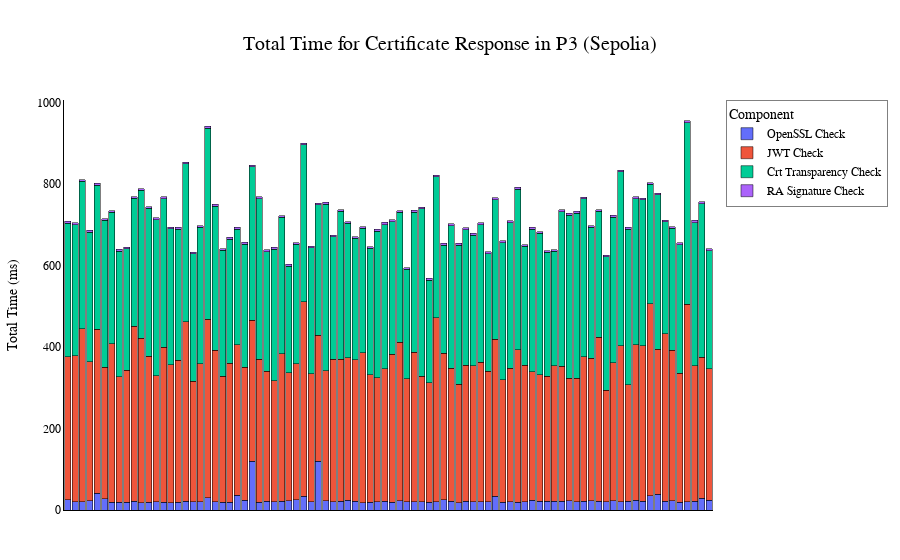

The notebook cell saved with this chart:
### Code cell
dfSizeVP['total'] = dfSizeVP[['VerCRTTime', 'VerVPTime', 'VerCTTime', 'verRASignTime']].sum(axis=1)
dfSizeVP.reset_index(inplace=True)
dfSizeVP.rename(columns={'index': 'index'}, inplace=True)

# Melt Dataframe
melted_df = dfSizeVP.melt(id_vars='CommName', value_vars=['VerCRTTime', 'VerVPTime', 'VerCTTime', 'verRASignTime'], 
                    var_name='Component', value_name='Value')


color_map = {
    'VerCRTTime': '#7fd3f2',
    'VerVPTime': '#8ae68a',
    'VerCTTime': '#f76d6d',   
    'verRASignTime': '#ffb366'  
}

fig = px.bar(melted_df, x='CommName', y='Value', color='Component',
             labels={'Value': 'Value', 'CommName': 'CommName', 'Component': 'Times'},
             barmode='stack', color_discrete_map=color_map)


fig.update_layout(
    title='Total Time for Certificate Response in P3 (Sepolia)',
    title_font=dict(size=20, family='Arial', color='black'),
    title_x=0.5,
    plot_bgcolor='white',
    margin=dict(l=50, r=50, t=100, b=50),
    xaxis=dict(title='', linecolor='black', showgrid=False, showticklabels=False),
    yaxis=dict(title='Total Time (ms)', linecolor='black'),
    legend=dict(title='Component', bgcolor='white', bordercolor='gray', borderwidth=1)
)

fig.update_layout(
    font=dict(
        family="Arial",
        size=12,
        color="black"
    )
)

fig.update_traces(marker=dict(line=dict(color='black', width=0.5)),
                  selector=dict(name='VerCRTTime'),
                  overwrite=True,
                  name='OpenSSL Check')
fig.update_traces(marker=dict(line=dict(color='black', width=0.5)),
                  selector=dict(name='VerVPTime'),
                  overwrite=True,
                  name='JWT Check')
fig.update_traces(marker=dict(line=dict(color='black', width=0.5)),
                  selector=dict(name='VerCTTime'),
                  overwrite=True,
                  name='Crt Transparency Check')
fig.update_traces(marker=dict(line=dict(color='black', width=0.5)),
                  selector=dict(name='verRASignTime'),
                  overwrite=True,
                  name='RA Signature Check')

fig.show()

### Figure 1 — Plotly figure (JSON) as saved in the notebook; plotly's stock layout.template omitted (floating-point values rounded to 4 significant figures)
{"data": [{"alignmentgroup": "True", "hovertemplate": "Times=VerCRTTime<br>CommName=%{x}<br>Value=%{y}<extra></extra>", "legendgroup": "VerCRTTime", "marker": {"line": {"color": "black", "width": 0.5}}, "name": "OpenSSL Check", "offsetgroup": "VerCRTTime", "orientation": "v", "showlegend": true, "textposition": "auto", "type": "bar", "x": ["economist.com", "norwegian.com", "mashable.com", "skyscanner.net", "apple.com", "craigslist.org", "www.netflix.com", "*.vueling.com", "airasia.com", "www.singaporeair.com", "forbes.com", "ana.co.jp", "www.turkishairlines.com", "*.garuda-indonesia.com", "businessinsider.com", "*.aeroflot.ru", "*.instagram.com", "bsbensina.ir", "www.priceline.com", "*.facebook.com", "*.reddit.com", "*.booking.com", "dx-track.com", "*.airberlin.com", "yahoo.com", "www.qatarairways.com", "twitter.com", "*.icelandair.com", "www.britishairways.com", "www.orbitz.com", "*.tumblr.com", "*.wordpress.com", "*.wikipedia.org", "www.united.com", "www.emirates.com", "nytimes.com", "*.americanninjawarriornation.com", "redirects.etihad.com", "flysas.com", "www.washingtonpost.com", "tripadvisor.com", "ebay.com", "theguardian.com", "www.linkedin.com", "www.expedia.com", "www.makers.com", "scan.tech.msc.com", "lufthansa.com", "wizzair.com", "wildcard.foxnews.com", "cnn.com", "wmkt1.cirrus.bloomberg.com", "*.trip.com", "www.spirit.com", "zdnet.com", "cnet.com", "pcmag.com", "*.nbcnews.com", "webredirect.cathaypacific.com", "*.frontier.com", "www.aa.com", "internal-redirect-f5.swiss.com", "*.pinterest.com", "lot.com", "www.southwest.com", "secure.fox.com", "airbnb.com", "npr.org", "time.com", "buzzfeed.com", "*.aerlingus.com", "online.wsj.com", "*.cntraveller.com", "abcnews.go.com", "fortune.com", "condenast.com", "us.dd.imdb.com", "huffpost.com", "www.alaskaair.com", "cnbc.com", "voice-tunnel.lowes.com", "www.easyjet.com", "editions.espn.com", "*.austrian.com", "*.google.com", "microsoft.com", "www.bbc.com", "zugang.landbb.brandenburg.de"], "xaxis": "x", "y": [25.22, 19.96, 20.64, 22.41, 41.4, 27.98, 19.34, 18.59, 18.96, 21.85, 18.19, 18.89, 19.68, 19.02, 18.01, 19.07, 21.66, 20.87, 20.83, 30.06, 20.51, 19.45, 18.97, 36.62, 23.82, 119.5, 18.47, 21.01, 20.52, 21.5, 23.01, 25.39, 34.34, 19.78, 119.1, 22.6, 19.74, 21.21, 23.61, 21.57, 18.24, 18.77, 20.12, 21.99, 19.22, 22.98, 20.01, 20.56, 20.85, 19.5, 20.55, 25.12, 21.81, 18.21, 21.89, 20.35, 19.81, 20.07, 33.21, 18.69, 20.43, 19.63, 19.8, 24.53, 21.49, 21.96, 21.39, 21.34, 22.76, 20.38, 20.97, 22.18, 21.41, 20.69, 22.88, 20.5, 21.04, 23.57, 21.18, 34.42, 39.17, 20.93, 22.17, 19.61, 20.02, 21.05, 28.32, 24.12], "yaxis": "y"}, {"alignmentgroup": "True", "hovertemplate": "Times=VerVPTime<br>CommName=%{x}<br>Value=%{y}<extra></extra>", "legendgroup": "VerVPTime", "marker": {"line": {"color": "black", "width": 0.5}}, "name": "JWT Check", "offsetgroup": "VerVPTime", "orientation": "v", "showlegend": true, "textposition": "auto", "type": "bar", "x": ["economist.com", "norwegian.com", "mashable.com", "skyscanner.net", "apple.com", "craigslist.org", "www.netflix.com", "*.vueling.com", "airasia.com", "www.singaporeair.com", "forbes.com", "ana.co.jp", "www.turkishairlines.com", "*.garuda-indonesia.com", "businessinsider.com", "*.aeroflot.ru", "*.instagram.com", "bsbensina.ir", "www.priceline.com", "*.facebook.com", "*.reddit.com", "*.booking.com", "dx-track.com", "*.airberlin.com", "yahoo.com", "www.qatarairways.com", "twitter.com", "*.icelandair.com", "www.britishairways.com", "www.orbitz.com", "*.tumblr.com", "*.wordpress.com", "*.wikipedia.org", "www.united.com", "www.emirates.com", "nytimes.com", "*.americanninjawarriornation.com", "redirects.etihad.com", "flysas.com", "www.washingtonpost.com", "tripadvisor.com", "ebay.com", "theguardian.com", "www.linkedin.com", "www.expedia.com", "www.makers.com", "scan.tech.msc.com", "lufthansa.com", "wizzair.com", "wildcard.foxnews.com", "cnn.com", "wmkt1.cirrus.bloomberg.com", "*.trip.com", "www.spirit.com", "zdnet.com", "cnet.com", "pcmag.com", "*.nbcnews.com", "webredirect.cathaypacific.com", "*.frontier.com", "www.aa.com", "internal-redirect-f5.swiss.com", "*.pinterest.com", "lot.com", "www.southwest.com", "secure.fox.com", "airbnb.com", "npr.org", "time.com", "buzzfeed.com", "*.aerlingus.com", "online.wsj.com", "*.cntraveller.com", "abcnews.go.com", "fortune.com", "condenast.com", "us.dd.imdb.com", "huffpost.com", "www.alaskaair.com", "cnbc.com", "voice-tunnel.lowes.com", "www.easyjet.com", "editions.espn.com", "*.austrian.com", "*.google.com", "microsoft.com", "www.bbc.com", "zugang.landbb.brandenburg.de"], "xaxis": "x", "y": [350.8, 359.1, 424.5, 341.6, 401.7, 322.9, 388.8, 308.3, 324.5, 429.1, 403.8, 359.0, 310.1, 380.2, 338.5, 349.0, 439.7, 295.5, 338.3, 438.1, 371.2, 309.1, 341.7, 368.3, 325.9, 346.6, 351.8, 319.4, 297.2, 362.2, 313.6, 333.0, 476.8, 314.0, 310.0, 318.6, 349.6, 349.3, 350.4, 347.0, 367.5, 313.6, 304.5, 324.6, 363.3, 388.4, 301.5, 366.7, 306.9, 292.5, 451.3, 359.5, 326.2, 290.2, 333.7, 334.0, 342.4, 320.6, 385.6, 301.5, 327.4, 373.2, 335.6, 315.0, 309.8, 306.8, 333.0, 331.5, 300.6, 302.7, 354.6, 349.6, 402.5, 272.6, 338.9, 382.8, 286.0, 381.6, 381.4, 471.4, 354.9, 412.1, 369.5, 315.4, 485.1, 332.4, 346.2, 322.2], "yaxis": "y"}, {"alignmentgroup": "True", "hovertemplate": "Times=VerCTTime<br>CommName=%{x}<br>Value=%{y}<extra></extra>", "legendgroup": "VerCTTime", "marker": {"line": {"color": "black", "width": 0.5}}, "name": "Crt Transparency Check", "offsetgroup": "VerCTTime", "orientation": "v", "showlegend": true, "textposition": "auto", "type": "bar", "x": ["economist.com", "norwegian.com", "mashable.com", "skyscanner.net", "apple.com", "craigslist.org", "www.netflix.com", "*.vueling.com", "airasia.com", "www.singaporeair.com", "forbes.com", "ana.co.jp", "www.turkishairlines.com", "*.garuda-indonesia.com", "businessinsider.com", "*.aeroflot.ru", "*.instagram.com", "bsbensina.ir", "www.priceline.com", "*.facebook.com", "*.reddit.com", "*.booking.com", "dx-track.com", "*.airberlin.com", "yahoo.com", "www.qatarairways.com", "twitter.com", "*.icelandair.com", "www.britishairways.com", "www.orbitz.com", "*.tumblr.com", "*.wordpress.com", "*.wikipedia.org", "www.united.com", "www.emirates.com", "nytimes.com", "*.americanninjawarriornation.com", "redirects.etihad.com", "flysas.com", "www.washingtonpost.com", "tripadvisor.com", "ebay.com", "theguardian.com", "www.linkedin.com", "www.expedia.com", "www.makers.com", "scan.tech.msc.com", "lufthansa.com", "wizzair.com", "wildcard.foxnews.com", "cnn.com", "wmkt1.cirrus.bloomberg.com", "*.trip.com", "www.spirit.com", "zdnet.com", "cnet.com", "pcmag.com", "*.nbcnews.com", "webredirect.cathaypacific.com", "*.frontier.com", "www.aa.com", "internal-redirect-f5.swiss.com", "*.pinterest.com", "lot.com", "www.southwest.com", "secure.fox.com", "airbnb.com", "npr.org", "time.com", "buzzfeed.com", "*.aerlingus.com", "online.wsj.com", "*.cntraveller.com", "abcnews.go.com", "fortune.com", "condenast.com", "us.dd.imdb.com", "huffpost.com", "www.alaskaair.com", "cnbc.com", "voice-tunnel.lowes.com", "www.easyjet.com", "editions.espn.com", "*.austrian.com", "*.google.com", "microsoft.com", "www.bbc.com", "zugang.landbb.brandenburg.de"], "xaxis": "x", "y": [328.2, 321.2, 361.6, 317.9, 354.0, 360.4, 322.5, 308.4, 297.7, 313.9, 362.8, 362.3, 382.3, 364.7, 333.6, 321.2, 388.4, 311.9, 334.7, 468.7, 353.7, 308.9, 304.2, 284.3, 302.2, 376.3, 393.8, 293.4, 322.5, 334.8, 262.0, 293.3, 385.3, 309.4, 320.3, 409.4, 300.9, 362.3, 329.7, 297.8, 305.3, 310.0, 360.1, 354.0, 325.2, 318.8, 268.8, 343.6, 411.8, 251.7, 345.4, 265.2, 349.7, 341.6, 332.6, 320.3, 338.0, 288.6, 343.1, 335.8, 357.4, 394.3, 291.7, 349.4, 347.9, 303.2, 280.0, 379.4, 400.5, 405.8, 388.4, 322.0, 309.3, 327.7, 356.9, 427.2, 382.2, 358.4, 358.6, 293.6, 379.7, 273.8, 299.4, 316.3, 445.4, 351.8, 376.9, 290.4], "yaxis": "y"}, {"alignmentgroup": "True", "hovertemplate": "Times=verRASignTime<br>CommName=%{x}<br>Value=%{y}<extra></extra>", "legendgroup": "verRASignTime", "marker": {"line": {"color": "black", "width": 0.5}}, "name": "RA Signature Check", "offsetgroup": "verRASignTime", "orientation": "v", "showlegend": true, "textposition": "auto", "type": "bar", "x": ["economist.com", "norwegian.com", "mashable.com", "skyscanner.net", "apple.com", "craigslist.org", "www.netflix.com", "*.vueling.com", "airasia.com", "www.singaporeair.com", "forbes.com", "ana.co.jp", "www.turkishairlines.com", "*.garuda-indonesia.com", "businessinsider.com", "*.aeroflot.ru", "*.instagram.com", "bsbensina.ir", "www.priceline.com", "*.facebook.com", "*.reddit.com", "*.booking.com", "dx-track.com", "*.airberlin.com", "yahoo.com", "www.qatarairways.com", "twitter.com", "*.icelandair.com", "www.britishairways.com", "www.orbitz.com", "*.tumblr.com", "*.wordpress.com", "*.wikipedia.org", "www.united.com", "www.emirates.com", "nytimes.com", "*.americanninjawarriornation.com", "redirects.etihad.com", "flysas.com", "www.washingtonpost.com", "tripadvisor.com", "ebay.com", "theguardian.com", "www.linkedin.com", "www.expedia.com", "www.makers.com", "scan.tech.msc.com", "lufthansa.com", "wizzair.com", "wildcard.foxnews.com", "cnn.com", "wmkt1.cirrus.bloomberg.com", "*.trip.com", "www.spirit.com", "zdnet.com", "cnet.com", "pcmag.com", "*.nbcnews.com", "webredirect.cathaypacific.com", "*.frontier.com", "www.aa.com", "internal-redirect-f5.swiss.com", "*.pinterest.com", "lot.com", "www.southwest.com", "secure.fox.com", "airbnb.com", "npr.org", "time.com", "buzzfeed.com", "*.aerlingus.com", "online.wsj.com", "*.cntraveller.com", "abcnews.go.com", "fortune.com", "condenast.com", "us.dd.imdb.com", "huffpost.com", "www.alaskaair.com", "cnbc.com", "voice-tunnel.lowes.com", "www.easyjet.com", "editions.espn.com", "*.austrian.com", "*.google.com", "microsoft.com", "www.bbc.com", "zugang.landbb.brandenburg.de"], "xaxis": "x", "y": [4.149, 4.647, 3.999, 4.306, 4.316, 3.498, 4.051, 5.075, 3.95, 3.569, 3.905, 3.976, 5.112, 4.598, 3.48, 4.057, 4.129, 4.319, 3.761, 4.938, 4.324, 3.53, 4.324, 4.369, 4.522, 3.301, 4.731, 4.531, 4.665, 3.831, 4.54, 4.663, 3.749, 3.631, 3.372, 4.465, 3.953, 3.776, 4.215, 3.786, 4.007, 4.25, 4.193, 5.398, 3.94, 4.119, 4.184, 4.285, 3.679, 4.576, 4.053, 4.49, 4.43, 3.993, 4.604, 4.349, 4.591, 4.635, 4.875, 4.572, 4.247, 5.321, 4.27, 4.716, 4.18, 4.22, 4.032, 3.934, 3.906, 4.293, 4.039, 3.886, 3.476, 3.906, 4.389, 3.86, 4.171, 5.025, 3.478, 3.844, 3.728, 4.114, 3.495, 4.447, 5.219, 5.372, 4.44, 4.456], "yaxis": "y"}], "layout": {"barmode": "stack", "font": {"color": "black", "family": "Arial", "size": 12}, "legend": {"bgcolor": "white", "bordercolor": "gray", "borderwidth": 1, "title": {"text": "Component"}, "tracegroupgap": 0}, "margin": {"b": 50, "l": 50, "r": 50, "t": 100}, "plot_bgcolor": "white", "title": {"font": {"color": "black", "family": "Arial", "size": 20}, "text": "Total Time for Certificate Response in P3 (Sepolia)", "x": 0.5}, "xaxis": {"anchor": "y", "domain": [0, 1], "linecolor": "black", "showgrid": false, "showticklabels": false, "title": {"text": ""}}, "yaxis": {"anchor": "x", "domain": [0, 1], "linecolor": "black", "title": {"text": "Total Time (ms)"}}}}
